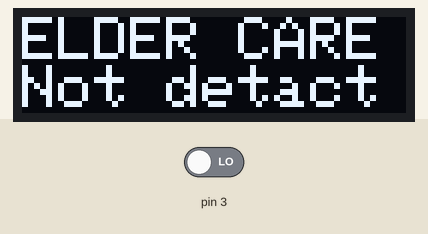
Recording of a sketch running on a simulated Arduino Uno, built with avr-gcc and run on an emulated ATmega328P. On the bench: 128×32 one-colour display. The test bench sets the inputs (shaded band); at power-on: pin 3 LOW. The display library's start-up logo is not drawn; what the sketch prints to the serial monitor is not drawn.

Above: at 1.2 s.
1.3 s: pin 3 driven HIGH
At 1.7 s:
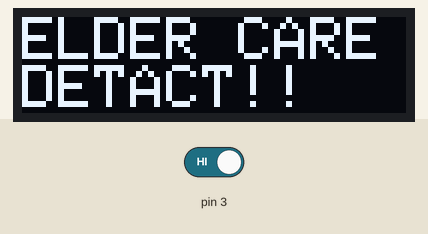
2.8 s: pin 3 driven LOW
At 3.8 s:
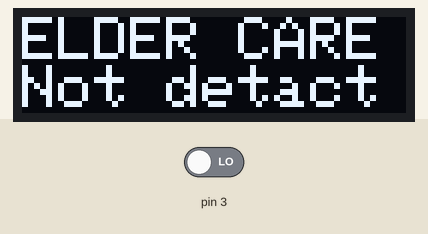
Timing chart, 0 to 5.8 s (numbered marks = the images above; inputs shaded):
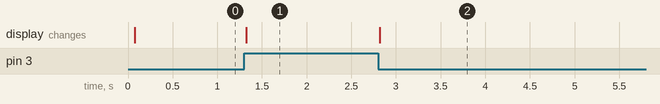

The sketch:

movement01.ino
```cpp
#include <SPI.h>
#include <Wire.h>
#include <Adafruit_GFX.h>
#include <Adafruit_SSD1306.h>

#define SCREEN_WIDTH 128 // OLED display width, in pixels
#define SCREEN_HEIGHT 32 // OLED display height, in pixels
#define WIRE Wire

Adafruit_SSD1306 display = Adafruit_SSD1306(128, 32, &WIRE);

void setup() {
  pinMode(3, INPUT);
  Serial.begin(9600);

  display.begin(SSD1306_SWITCHCAPVCC, 0x3C);

  display.display();
  display.clearDisplay();
  display.setTextSize(2);
  display.setTextColor(SSD1306_WHITE);
  display.setCursor(0,0);
  display.print("ELDER CARE");
  display.setCursor(0,16);
  display.print("TEST");
  display.display();
}

void setLcd(bool x){
  display.clearDisplay();
  display.setCursor(0,0);
  display.print("ELDER CARE");
  display.setCursor(0,16);
  if (!x){
    display.print("Not detact");
  }
  else{
    display.print("DETACT!!");
  }
  display.display();
}


void loop_(){
  Serial.println("1");
  setLcd(true);
  delay(10);
  Serial.println("0");
  setLcd(false);
  delay(10);
}

void loop() {
  // put your main code here, to run repeatedly:
  int data;
  data = digitalRead(3);
  int per = 0;
  if (data == HIGH){
    setLcd(true);
    Serial.println("!");
  }
  else{
    setLcd(false);
  }
  delay(10);
}
```

Measured:
- after the input at 1.3 s, the display: changes at once (image 1)
- after the input at 2.8 s, the display: changes at once (image 2)
